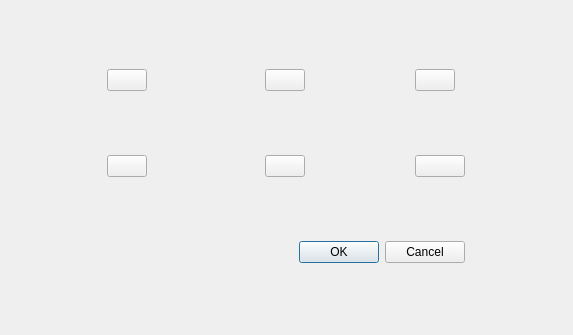
<?xml version="1.0" encoding="UTF-8"?>
<ui version="4.0">
 <class>Dialog</class>
 <widget class="QDialog" name="Dialog">
  <property name="geometry">
   <rect>
    <x>0</x>
    <y>0</y>
    <width>573</width>
    <height>335</height>
   </rect>
  </property>
  <property name="windowTitle">
   <string>Dialog</string>
  </property>
  <layout class="QGridLayout" name="gridLayout">
   <item row="0" column="0">
    <widget class="QPushButton" name="piano_button">
     <property name="sizePolicy">
      <sizepolicy hsizetype="Fixed" vsizetype="Fixed">
       <horstretch>0</horstretch>
       <verstretch>0</verstretch>
      </sizepolicy>
     </property>
     <property name="text">
      <string/>
     </property>
     <property name="icon">
      <iconset>
       <normaloff>../resources/designer/piano.png</normaloff>../resources/designer/piano.png</iconset>
     </property>
     <property name="iconSize">
      <size>
       <width>60</width>
       <height>60</height>
      </size>
     </property>
     <property name="checkable">
      <bool>true</bool>
     </property>
    </widget>
   </item>
   <item row="0" column="1">
    <widget class="QPushButton" name="drums_button">
     <property name="sizePolicy">
      <sizepolicy hsizetype="Fixed" vsizetype="Fixed">
       <horstretch>0</horstretch>
       <verstretch>0</verstretch>
      </sizepolicy>
     </property>
     <property name="text">
      <string/>
     </property>
     <property name="icon">
      <iconset>
       <normaloff>../resources/designer/drums.png</normaloff>../resources/designer/drums.png</iconset>
     </property>
     <property name="iconSize">
      <size>
       <width>60</width>
       <height>60</height>
      </size>
     </property>
     <property name="checkable">
      <bool>true</bool>
     </property>
    </widget>
   </item>
   <item row="0" column="2">
    <widget class="QPushButton" name="flute_button">
     <property name="sizePolicy">
      <sizepolicy hsizetype="Fixed" vsizetype="Fixed">
       <horstretch>0</horstretch>
       <verstretch>0</verstretch>
      </sizepolicy>
     </property>
     <property name="text">
      <string/>
     </property>
     <property name="icon">
      <iconset>
       <normaloff>../resources/designer/flute.png</normaloff>../resources/designer/flute.png</iconset>
     </property>
     <property name="iconSize">
      <size>
       <width>60</width>
       <height>60</height>
      </size>
     </property>
     <property name="checkable">
      <bool>true</bool>
     </property>
    </widget>
   </item>
   <item row="2" column="0" colspan="3">
    <widget class="QDialogButtonBox" name="buttonBox">
     <property name="orientation">
      <enum>Qt::Horizontal</enum>
     </property>
     <property name="standardButtons">
      <set>QDialogButtonBox::Cancel|QDialogButtonBox::Ok</set>
     </property>
    </widget>
   </item>
   <item row="1" column="0">
    <widget class="QPushButton" name="violin_button">
     <property name="sizePolicy">
      <sizepolicy hsizetype="Fixed" vsizetype="Fixed">
       <horstretch>0</horstretch>
       <verstretch>0</verstretch>
      </sizepolicy>
     </property>
     <property name="text">
      <string/>
     </property>
     <property name="icon">
      <iconset>
       <normaloff>../resources/designer/violin.png</normaloff>../resources/designer/violin.png</iconset>
     </property>
     <property name="iconSize">
      <size>
       <width>60</width>
       <height>60</height>
      </size>
     </property>
     <property name="checkable">
      <bool>true</bool>
     </property>
    </widget>
   </item>
   <item row="1" column="1">
    <widget class="QPushButton" name="trumpet_button">
     <property name="sizePolicy">
      <sizepolicy hsizetype="Fixed" vsizetype="Fixed">
       <horstretch>0</horstretch>
       <verstretch>0</verstretch>
      </sizepolicy>
     </property>
     <property name="text">
      <string/>
     </property>
     <property name="icon">
      <iconset>
       <normaloff>../resources/designer/trumpet.png</normaloff>../resources/designer/trumpet.png</iconset>
     </property>
     <property name="iconSize">
      <size>
       <width>60</width>
       <height>60</height>
      </size>
     </property>
     <property name="checkable">
      <bool>true</bool>
     </property>
    </widget>
   </item>
   <item row="1" column="2">
    <widget class="QPushButton" name="guitar_button">
     <property name="text">
      <string/>
     </property>
     <property name="icon">
      <iconset>
       <normaloff>../resources/designer/guitar.png</normaloff>../resources/designer/guitar.png</iconset>
     </property>
     <property name="iconSize">
      <size>
       <width>60</width>
       <height>60</height>
      </size>
     </property>
    </widget>
   </item>
  </layout>
 </widget>
 <resources/>
 <connections>
  <connection>
   <sender>buttonBox</sender>
   <signal>accepted()</signal>
   <receiver>Dialog</receiver>
   <slot>accept()</slot>
   <hints>
    <hint type="sourcelabel">
     <x>335</x>
     <y>291</y>
    </hint>
    <hint type="destinationlabel">
     <x>157</x>
     <y>274</y>
    </hint>
   </hints>
  </connection>
  <connection>
   <sender>buttonBox</sender>
   <signal>rejected()</signal>
   <receiver>Dialog</receiver>
   <slot>reject()</slot>
   <hints>
    <hint type="sourcelabel">
     <x>403</x>
     <y>291</y>
    </hint>
    <hint type="destinationlabel">
     <x>286</x>
     <y>274</y>
    </hint>
   </hints>
  </connection>
 </connections>
</ui>
